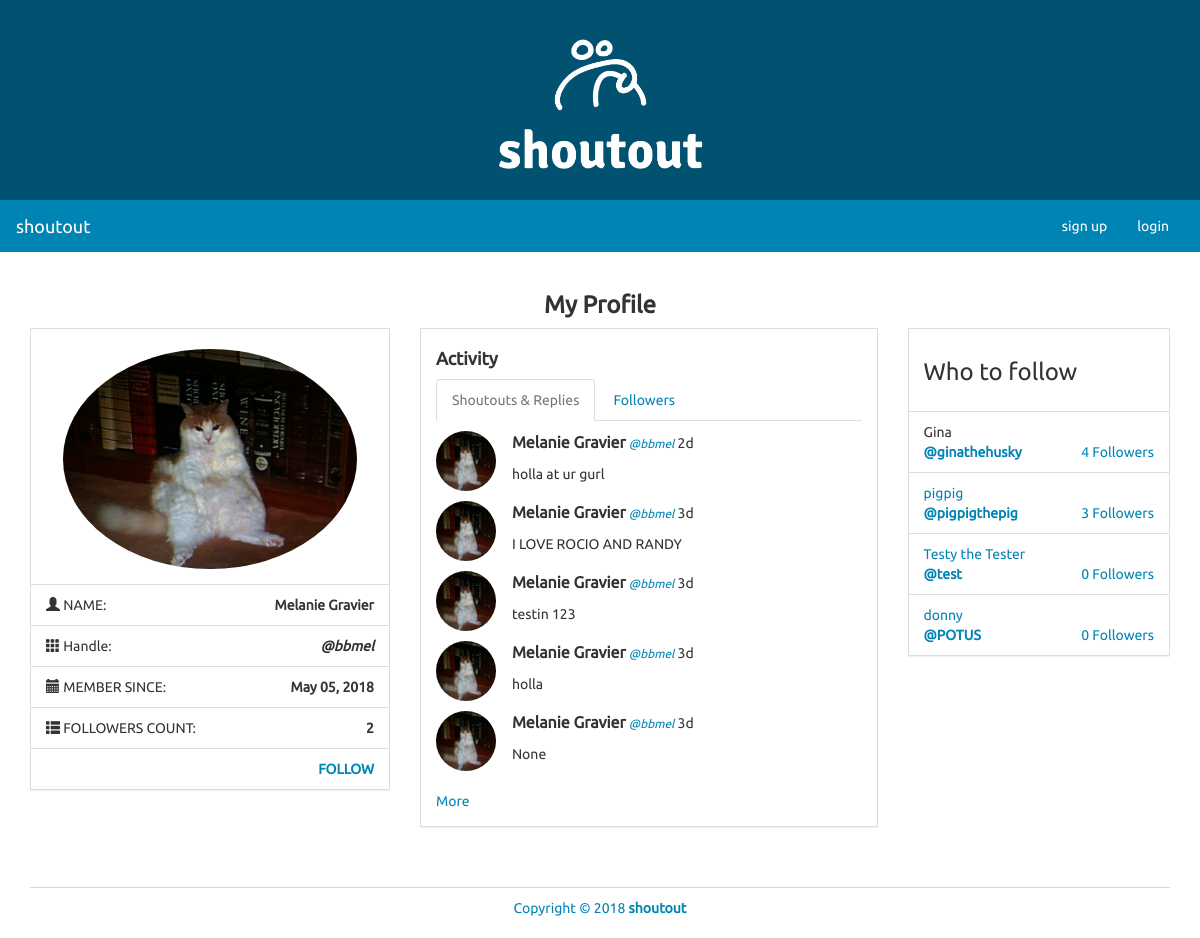
Page /profile/bbmel on the committed database.
### models.py (models this page shows)
class User(UserMixin, db.Model):
    id = db.Column(db.Integer, primary_key=True)
    name = db.Column(db.String(100))
    username = db.Column(db.String(30))
    image = db.Column(db.String(100))
    password = db.Column(db.String(50))
    join_date = db.Column(db.DateTime)
    shoutous = db.relationship('Shoutout', backref='user', lazy='dynamic')
    following = db.relationship('User', secondary=followers,
        primaryjoin=(followers.c.follower_id == id),
        secondaryjoin=(followers.c.followee_id == id),
        backref=db.backref('followers', lazy='dynamic'), lazy='dynamic')
    followed_by = db.relationship('User', secondary=followers,
        primaryjoin=(followers.c.followee_id == id),
        secondaryjoin=(followers.c.follower_id == id),
        backref=db.backref('followees', lazy='dynamic'), lazy='dynamic')

class Shoutout(db.Model):
    id = db.Column(db.Integer, primary_key=True)
    user_id = db.Column(db.Integer, db.ForeignKey('user.id'))
    text = db.Column(db.String(200))
    date_created = db.Column(db.DateTime)

### views.py (the view)
@app.route('/profile', defaults={'username' : None})
@app.route('/profile/<username>')
def profile(username):
    if username:
        user = User.query.filter_by(username=username).first()
        if not user:
            abort(404)
    else:
        user = current_user
    shoutouts = Shoutout.query.filter_by(user=user).order_by(Shoutout.date_created.desc()).all()
    current_time = datetime.now()
    followed_by = user.followed_by.all() # gets the list of users following the current user
    display_follow = True # for checking whether a user is being followed by another new_user
    if current_user == user:
        display_follow = False
    elif current_user in followed_by:
        display_follow = False
    who_to_watch = User.query.filter(User.id != user.id).order_by(db.func.random()).limit(4).all()
    return render_template('profile.html', current_user=user, shoutouts=shoutouts, current_time=current_time, followed_by=followed_by, display_follow=display_follow, who_to_watch=who_to_watch, logged_in_user=current_user)

### app.py (called while the page is built)
@app.template_filter('time_since')
def time_since(delta):
    seconds = delta.total_seconds()
    days, seconds = divmod(seconds, 86400)
    hours, seconds = divmod(seconds, 3600)
    minutes, seconds = divmod(seconds, 60)
    if days > 0:
        return '%dd' % (days)
    elif hours > 0:
        return '%dh' % (hours)
    elif minutes > 0:
        return '%dm' % (minutes)
    else:
        return 'Just now'

### templates/profile.html (shortened to what this page needs)
{% extends "base.html" %}
{% block content %}
			<div class="row">
				<div class="col-lg-12">
					<h3 class="text-center bold">My Profile</h3>
				</div>
				<div class="col-lg-4">
					<div class="panel panel-default">
						<div class="panel-body">
							<div class="row pad">
								<div class="col-lg-12">
									<img src="{{ current_user.image }}" class="img-responsive img-circle center-block" alt="Image" style="height: 220px;" />
								</div>
							</div>
						</div>
						<ul class="list-group">
							<li class="list-group-item">
								<i class="glyphicon glyphicon-user"></i> NAME:
								<strong class="pull-right">{{ current_user.name }}</strong>
							</li>
							<li class="list-group-item">
								<i class="glyphicon glyphicon-th"></i> Handle:
								<strong class="pull-right"><em>@{{ current_user.username }}</em></strong>
							</li>
							<li class="list-group-item">
								<i class="glyphicon glyphicon-calendar"></i> MEMBER SINCE:
								<strong class="pull-right">{{ current_user.join_date.strftime('%B %d, %Y') }}</strong>
							</li>
							<li class="list-group-item">
								<i class="glyphicon glyphicon-th-list"></i> FOLLOWERS COUNT:
								<strong class="pull-right">{{ followed_by|length }}</strong>
							</li>
							{% if display_follow %}
							<li class="list-group-item">
								&nbsp; <strong class="pull-right"><a href="{{ url_for('follow',
									username=current_user.username) }}">FOLLOW</a></strong>
							</li>
							{% endif %}
						</ul>
					</div>
				</div>
				<div class="col-lg-5">
					<div class="panel panel-default">
						<div class="panel-body">
							<h4><strong>Activity</strong></h4>
							<div role="tabpanel">
								<ul class="nav nav-tabs" role="tablist">
									<li role="presentation" class="active">
										<a href="#tweets" aria-controls="tweets" role="tab" data-toggle="tab">Shoutouts &amp; Replies</a>
									</li>
									<li role="presentation">
										<a href="#followings" aria-controls="followings" role="tab" data-toggle="tab">Followers</a>
									</li>
								</ul>
								<div class="tab-content">
									<div role="tabpanel" class="tab-pane active" id="tweets">
										{% for shoutout in shoutouts %}
										<div class="row">
											<div class="col-lg-12">
												<div class="row pad">
													<div class="col-lg-2">
														<img src="{{ shoutout.user.image }}" class="img-circle" style="width: 60px; height: 60px;" />
													</div>
													<div class="col-lg-10">
														<div>
															<strong class="mid">{{ shoutout.user.name }}</strong>
															<small><em><a href="{{ url_for('profile', username=shoutout.user.username) }}">@{{ shoutout.user.username }}</a></em></small>
															{{ (current_time - shoutout.date_created)|time_since }}
														</div>
														<div class="pad">
															{{ shoutout.text }}
														</div>
													</div>
												</div>
											</div>
										</div>
										{% endfor %}
										<br><a href="{{ url_for('timeline', username=current_user.username) }}">More</a>
									</div>
								</div>
							</div>
						</div>
					</div>
				</div>
				<div class="col-lg-3">
					<div class="panel panel-default">
						<div class="panel-body">
							<h3>Who to follow</h3>
						</div>
						<ul class="list-group">
							{% for user in who_to_watch %}
									<li class="list-group-item">
										{{ user.name }}
										<div>
											<strong><a href="{{ url_for('profile', username=user.username) }}">@{{ user.username }}</strong>
											<span class="pull-right">
												{{ user.followed_by.all()|length }} Followers
											</span>
										</div>
									</li>
							{% endfor %}
						</ul>
					</div>
				</div>
			</div>
{% endblock %}

### templates/base.html (shortened to what this page needs)
<!DOCTYPE html>
<html lang="en">
<head>
	<link rel="stylesheet" href="{{ url_for('static', filename='bs/css/united.min.css') }}">
	<link rel="stylesheet" href="{{ url_for('static', filename='css/styles.css') }}">
</head>
<body>
	<div class="container-fluid">
		<div class="row" id="banner">
			<div class="title col-lg-12">
				<img src='static/logos/white_logo_transparent.png' alt="logo" width="19%" height="19%">
			</div>
		</div>
	</div>
	<nav class="navbar navbar-default" role="navigation">
			<div class="container-fluid">
				<div class="navbar-header">
					<a class="navbar-brand" href="./">shoutout</a>
				</div>
				<div class="collapse navbar-collapse navbar-ex1-collapse">
					<ul class="nav navbar-nav navbar-right">
						{% if not logged_in_user.is_authenticated %}
						<li><a href="{{ url_for('register') }}">sign up</a></li>
						<li><a href="#login" data-toggle="modal" data-keyboard="false">login</a></li>
						{% else %}
						<li><a href="{{ url_for('timeline') }}">timeline</a></li>
						<li><a href="{{ url_for('profile') }}">my profile</a></li>
						<li><a href="{{ url_for('logout') }}">logout</a></li>
						{% endif %}
					</ul>
				</div>
			</div>
		</nav>
		<div class="container">
      {% block content %}{% endblock %}
			<footer>
				<div class="row pad">
					<div class="col-lg-12 text-center">
						Copyright &copy; 2018 <strong> <a href="./">shoutout</a></strong>
					</div>
				</div>
			</footer>
		</div>
	</body>
</html>

### static/css/styles.css (style rules this page uses)
body { font-family: Ubuntu, verdana, georgia, serif, sans-serif; }
a, a:hover, a:active, a:focus, a:visited { text-decoration: none; }
.bold { font-weight: bolder !important; }
div.panel, .btn, .navbar { border-radius: 0; }
footer { margin-top: 40px; margin-bottom: 20px; }
.pad { margin-top: 10px !important; }
div.panel-body { padding-top: 10px; }
.mid { font-size: 16px; }
body > nav { border-radius: 0 !important; }
footer { border-top: 1px solid rgba(44, 62, 80, .2); }
#banner { height: 200px; background-color: #015270; text-align: center; padding: 10px; padding-top: 20px; }

### rows in the picture
User: image (picture), name "Melanie Gravier", username "bbmel", join_date "May 05, 2018"
Shoutout: user.image (picture), user.name "Melanie Gravier", user.username "bbmel", (current_time-shoutout.date_created)|time_since "2d", text "holla at ur gurl"
Shoutout: user.image (picture), user.name "Melanie Gravier", user.username "bbmel", (current_time-shoutout.date_created)|time_since "3d", text "I LOVE ROCIO AND RANDY"
Shoutout: user.image (picture), user.name "Melanie Gravier", user.username "bbmel", (current_time-shoutout.date_created)|time_since "3d", text "testin 123"
Shoutout: user.image (picture), user.name "Melanie Gravier", user.username "bbmel", (current_time-shoutout.date_created)|time_since "3d", text "holla"
Shoutout: user.image (picture), user.name "Melanie Gravier", user.username "bbmel", (current_time-shoutout.date_created)|time_since "3d", text "None"
User: name "Gina", username "ginathehusky", followed_by.all|length "4"
User: name "pigpig", username "pigpigthepig", followed_by.all|length "3"
User: name "Testy the Tester", username "test", followed_by.all|length "0"
User: name "donny", username "POTUS", followed_by.all|length "0"

### other values in the picture
{{ followed_by|length }} "2"
